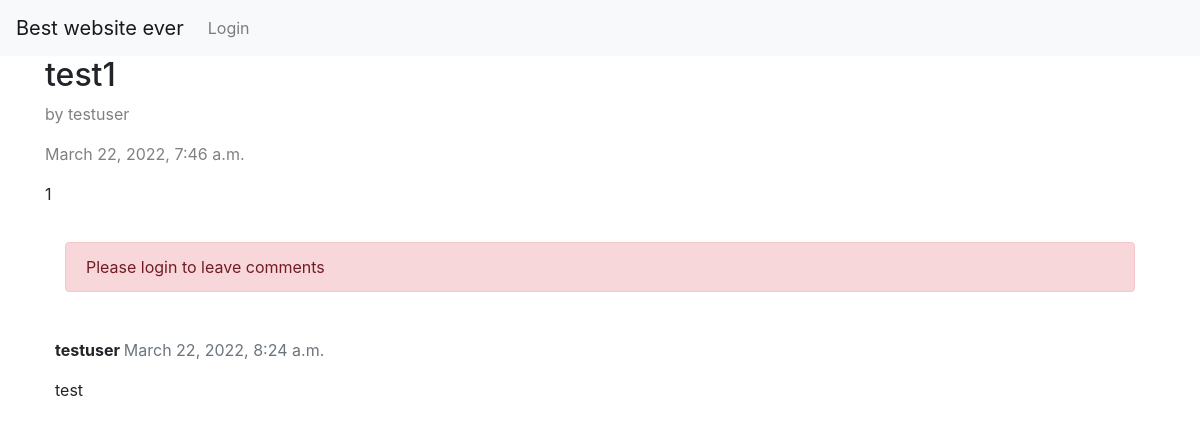
Page /post/test1/ on the earlier database version.
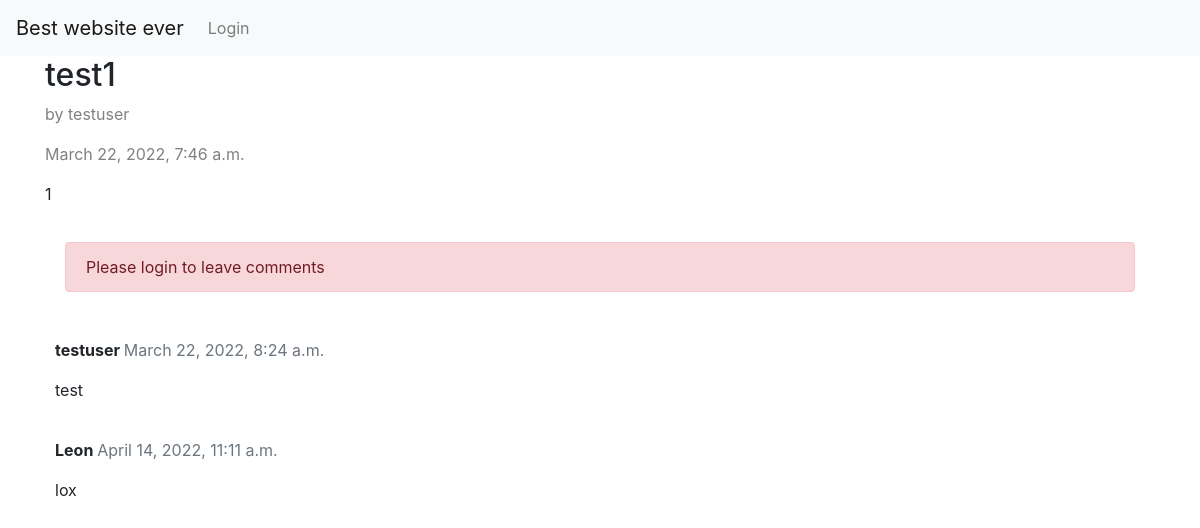
Same page on the later database version.
### blog/models.py (models this page shows, shortened)
class Comment(models.Model):
    post = models.ForeignKey(Post,on_delete=models.CASCADE,related_name='comments')
    body = models.TextField()
    author = models.ForeignKey(User,
                               on_delete=models.CASCADE,
                               related_name='comments', default=1)
    created_on = models.DateTimeField(auto_now_add=True)
    active = models.BooleanField(default=False)
    class Meta:
        ordering = ['created_on']

### blog/views.py (the view)
# urls.py: path('post/<slug:slug>/', views.post_detail, name='post_detail'),
def post_detail(request, slug):
    all_posts = Post.objects.all()
    template_name = 'post_detail.html'
    post = get_object_or_404(Post, slug=slug)
    comments = post.comments.filter(active=True)
    new_comment = None
    if request.method == 'POST':
        comment_form = CommentForm(data=request.POST)
        if comment_form.is_valid():
            new_comment = comment_form.save(commit=False)
            new_comment.post = post
            new_comment.author = request.user
            new_comment.save()
    else:
        comment_form = CommentForm()
    return render(request, template_name, {'post': post,
                                           'comments': comments,
                                           'new_comment': new_comment,
                                           'comment_form': comment_form})

### blog/templates/post_detail.html (shortened to what this page needs)
{% extends 'base.html' %}
{% block content %}
  <div class="post-entry">
    <h2>{{ post.title }}</h2>
    <p style="color:#808080">by {{post.author}}</p>
    <p style="color:#808080"> {{post.created}}</p>
    <p>{{ post.body }}</p>
  </div>
  <div class="card-body">
    {% if not user.is_authenticated %}
    <div class="alert alert-danger" role="alert">
      Please login to leave comments
    </div>
    {% elif new_comment %}
    <div class="alert alert-success" role="alert">
      Your comment is awaiting moderation
    </div>
    {% endif %}
  </div>
  {% for comment in comments %}
  <div class="comments" style="padding: 10px;">
    <p class="font-weight-bold">
      {{ comment.author }}
      <span class=" text-muted font-weight-normal">
        {{ comment.created_on }}
      </span>
    </p>
    {{ comment.body | linebreaks }}
  </div>
  {% endfor %}
{% endblock content %}

Differences in the rows shown:
added Comment: author "Leon", created_on "April 14, 2022, 11:11 a.m.", body "lox"
